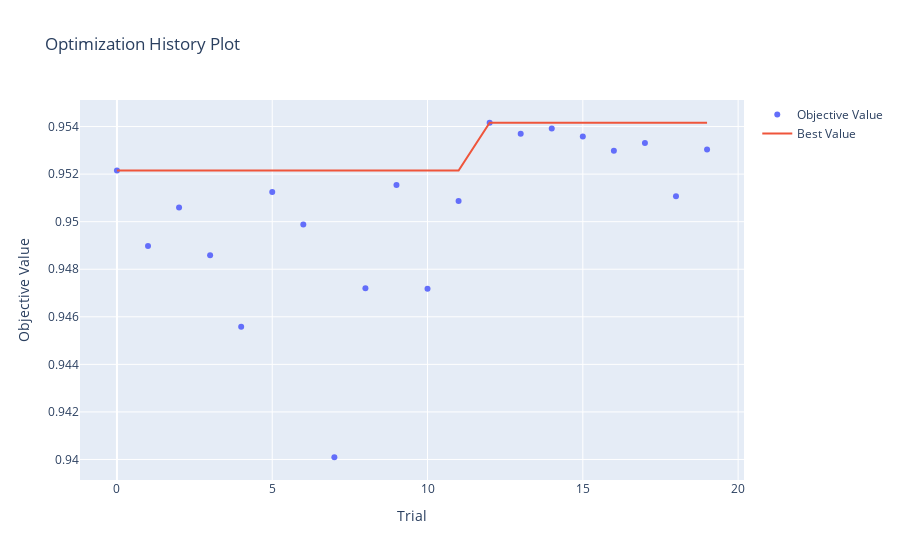

The code cell stored with this chart in its notebook:
### Code cell
import optuna.visualization as vis

vis.plot_optimization_history(study)

### Figure 1 — Plotly figure (JSON) as saved in the notebook; plotly's stock layout.template omitted (floating-point values rounded to 4 significant figures)
{"data": [{"mode": "markers", "name": "Objective Value", "type": "scatter", "x": [0, 1, 2, 3, 4, 5, 6, 7, 8, 9, 10, 11, 12, 13, 14, 15, 16, 17, 18, 19], "y": [0.9522, 0.949, 0.9506, 0.9486, 0.9456, 0.9513, 0.9499, 0.9401, 0.9472, 0.9515, 0.9472, 0.9509, 0.9542, 0.9537, 0.9539, 0.9536, 0.953, 0.9533, 0.9511, 0.953]}, {"mode": "lines", "name": "Best Value", "type": "scatter", "x": [0, 1, 2, 3, 4, 5, 6, 7, 8, 9, 10, 11, 12, 13, 14, 15, 16, 17, 18, 19], "y": [0.9522, 0.9522, 0.9522, 0.9522, 0.9522, 0.9522, 0.9522, 0.9522, 0.9522, 0.9522, 0.9522, 0.9522, 0.9542, 0.9542, 0.9542, 0.9542, 0.9542, 0.9542, 0.9542, 0.9542]}, {"marker": {"color": "#cccccc"}, "mode": "markers", "name": "Infeasible Trial", "showlegend": false, "type": "scatter", "x": [], "y": []}], "layout": {"title": {"text": "Optimization History Plot"}, "xaxis": {"title": {"text": "Trial"}}, "yaxis": {"title": {"text": "Objective Value"}}}}
